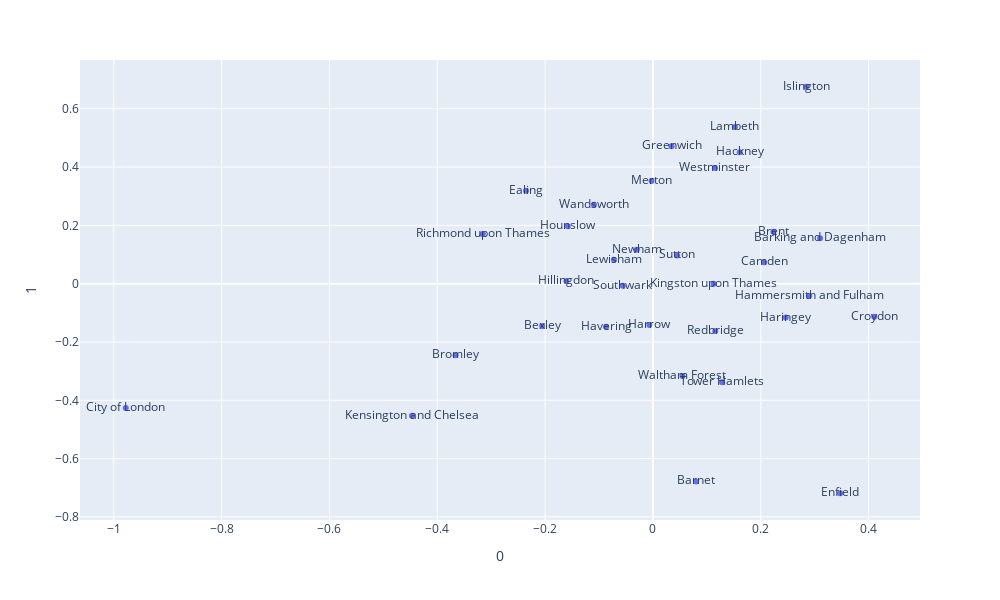

Here is the notebook cell this chart was saved with:
### Code cell
fig = px.scatter(df_lb_ft_sl_transformed_dr, 
                 x = 0, 
                 y = 1,
                 text = "Area/INDICATOR",
                 height = 600,
                 width = 1000
                )

fig.show()

### Figure 1 — Plotly figure (JSON) as saved in the notebook; plotly's stock layout.template omitted (floating-point values rounded to 4 significant figures)
{"data": [{"hovertemplate": "0=%{x}<br>1=%{y}<br>Area/INDICATOR=%{text}<extra></extra>", "legendgroup": "", "marker": {"color": "#636efa", "symbol": "circle"}, "mode": "markers+text", "name": "", "orientation": "v", "showlegend": false, "text": ["City of London", "Barking and Dagenham", "Barnet", "Bexley", "Brent", "Bromley", "Camden", "Croydon", "Ealing", "Enfield", "Greenwich", "Hackney", "Hammersmith and Fulham", "Haringey", "Harrow", "Havering", "Hillingdon", "Hounslow", "Islington", "Kensington and Chelsea", "Kingston upon Thames", "Lambeth", "Lewisham", "Merton", "Newham", "Redbridge", "Richmond upon Thames", "Southwark", "Sutton", "Tower Hamlets", "Waltham Forest", "Wandsworth", "Westminster"], "type": "scatter", "x": [-0.9779, 0.3099, 0.07997, -0.2054, 0.2234, -0.3662, 0.2061, 0.4105, -0.2353, 0.3471, 0.03454, 0.1611, 0.29, 0.2462, -0.006553, -0.08683, -0.1605, -0.1581, 0.2843, -0.4469, 0.1126, 0.152, -0.07222, -0.002599, -0.02998, 0.1156, -0.3156, -0.05598, 0.04469, 0.1284, 0.05479, -0.1095, 0.1149], "xaxis": "x", "y": [-0.426, 0.1556, -0.6783, -0.1451, 0.1778, -0.2457, 0.0739, -0.1135, 0.319, -0.7188, 0.4717, 0.4508, -0.04251, -0.116, -0.1421, -0.1473, 0.009501, 0.1975, 0.6755, -0.4526, -0.0005624, 0.5379, 0.08244, 0.3523, 0.1169, -0.162, 0.1701, -0.007439, 0.09696, -0.338, -0.3164, 0.271, 0.3971], "yaxis": "y"}], "layout": {"height": 600, "legend": {"tracegroupgap": 0}, "margin": {"t": 60}, "width": 1000, "xaxis": {"anchor": "y", "autorange": true, "domain": [0, 1], "range": [-1.063, 0.4953], "title": {"text": "0"}, "type": "linear"}, "yaxis": {"anchor": "x", "autorange": true, "domain": [0, 1], "range": [-0.8105, 0.7673], "title": {"text": "1"}, "type": "linear"}}}
